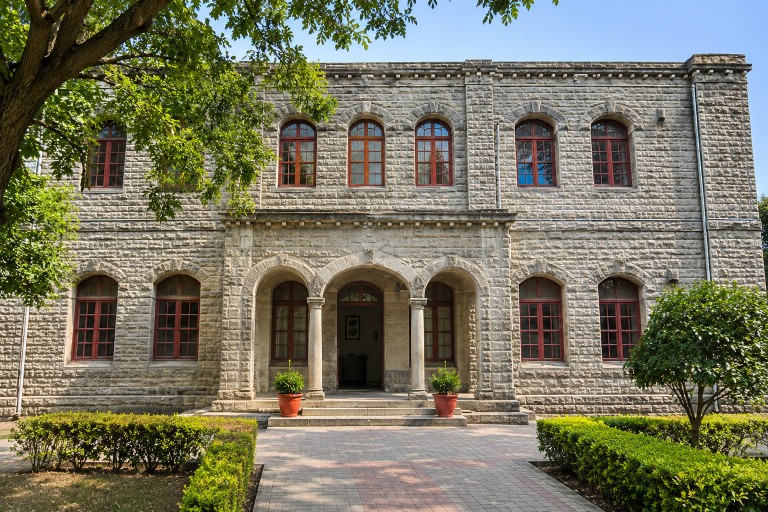
#> input picture data/test1.png, 1536 x 1024 px, found by its file name (shown at 1/2 size)
$ python ORB+Homography.py
#> lines starting #> are read from the running program, lines starting #| are printed output that depends on the picture

import cv2 as cv
import numpy as np
import matplotlib.pyplot as plt

# ==========================================
# CONFIGURATION
# ==========================================

MIN_MATCH_COUNT = 10
TEST_SIZE = 0.20
RANDOM_SEED = 42
RANSAC_THRESHOLD = 3.0
TEST_THRESHOLD = 3.0

ORB_FEATURES = 20000
LOWE_RATIO = 0.75

# Update filenames here if yours are different.
IMAGE_PAIRS = [
    ("Moderate Viewpoint", "test1.png", "test2.png"),
]


def calculate_error(H, src, dst):
    projected = cv.perspectiveTransform(
        src.reshape(-1, 1, 2), H
    ).reshape(-1, 2)

    return np.linalg.norm(projected - dst, axis=1)


def run_orb_experiment(pair_name, path1, path2):

#> called with pair_name = 'Moderate Viewpoint', path1 = 'test1.png', path2 = 'test2.png'
    print("\n" + "=" * 55)
    print(pair_name)
    print("=" * 55)

    img0 = cv.imread(path1, cv.IMREAD_GRAYSCALE)
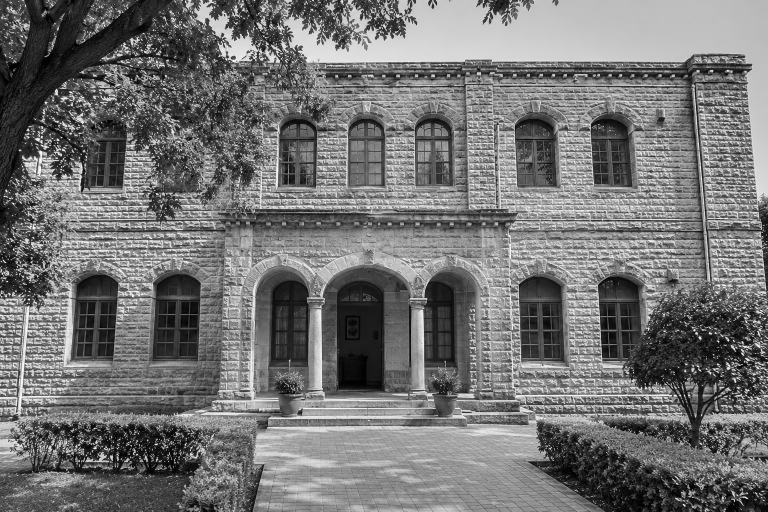
#> img0: shape (1024, 1536) (shown at 1/2 size); min 0, max 255, mean 115.3
    img1 = cv.imread(path2, cv.IMREAD_GRAYSCALE)
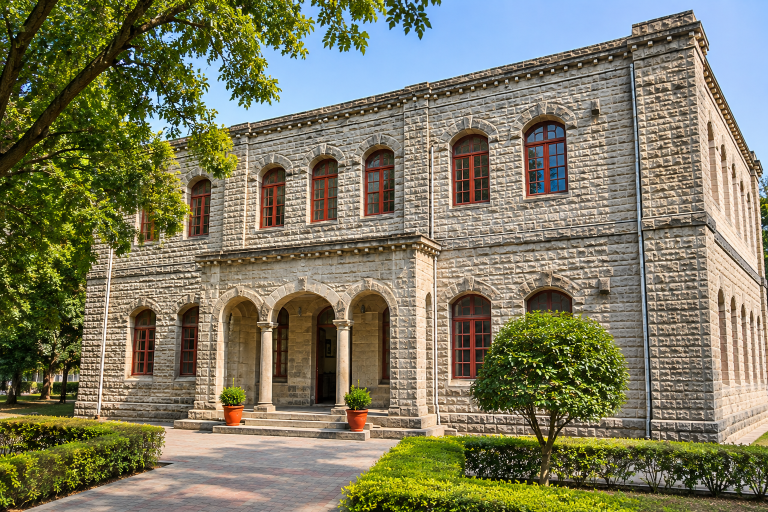
#> input picture data/test2.png, 1536 x 1024 px, found by its file name (shown at 1/2 size)
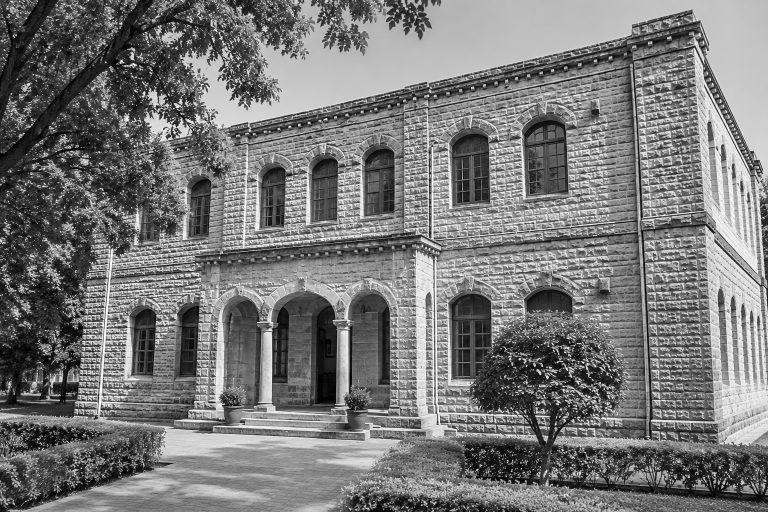
#> img1: shape (1024, 1536) (shown at 1/2 size); min 0, max 255, mean 119.9

    if img0 is None or img1 is None:
        print("ERROR: Could not load images.")
        print("Check filenames and image paths.")
        return

    # ==========================================
    # 1. ORB FEATURE DETECTION
    # ==========================================

    orb = cv.ORB_create(nfeatures=ORB_FEATURES)

    kp1, des1 = orb.detectAndCompute(img0, None)
#> kp1 = 20000 keypoints; strongest (x, y, size): (55, 260, 31), (154, 894, 31), (1429, 739, 31), (270, 906, 31)
    kp2, des2 = orb.detectAndCompute(img1, None)
#> kp2 = 20000 keypoints; strongest (x, y, size): (291, 167, 31), (1284, 436, 31), (383, 255, 31), (1178, 750, 31)

    print(f"Keypoints in image 1: {len(kp1)}")
#| Keypoints in image 1: 20000
    print(f"Keypoints in image 2: {len(kp2)}")
#| Keypoints in image 2: 20000

    if des1 is None or des2 is None:
        print("ERROR: Descriptors not found.")
        return

    # ==========================================
    # 2. BRUTE FORCE MATCHING (HAMMING)
    # ==========================================

    matcher = cv.BFMatcher(cv.NORM_HAMMING)

    knn_matches = matcher.knnMatch(des1, des2, k=2)
#> knn_matches = 20000 matches

    good_matches = []

    for match in knn_matches:
        if len(match) == 2:
            m, n = match

            if m.distance < LOWE_RATIO * n.distance:
                good_matches.append(m)
#> after the loop, good_matches = 177 matches

    print(f"\nGood matches: {len(good_matches)}")
#| Good matches: 177

    if len(good_matches) < MIN_MATCH_COUNT:
        print("Not enough matches for homography.")
        return

    # ==========================================
    # 3. EXTRACT CORRESPONDENCES
    # ==========================================

    src_pts = np.float32([
        kp1[m.queryIdx].pt for m in good_matches
    ])
#> src_pts = 177 pairs, first value 38 to 1491.6, second value 39.6 to 953.9

    dst_pts = np.float32([
        kp2[m.trainIdx].pt for m in good_matches
    ])
#> dst_pts = 177 pairs, first value 122.4 to 1484.4, second value 57.6 to 948

    # ==========================================
    # 4. TRAIN / TEST SPLIT
    # ==========================================

    rng = np.random.default_rng(RANDOM_SEED)

    indices = rng.permutation(len(good_matches))
#> indices = 177 values, max 176 at index 134, min 0 at index 57, mean 88

    split_index = int(len(indices) * (1 - TEST_SIZE))
#> split_index = 141

    train_idx = indices[:split_index]
#> train_idx = 141 values, max 176 at index 134, min 0 at index 57, mean 90.69
    test_idx = indices[split_index:]
#> test_idx = 36 values, max 167 at index 21, min 6 at index 18, mean 77.47

    train_src = src_pts[train_idx]
#> train_src = 141 pairs, first value 38 to 1491.6, second value 39.6 to 953.9
    train_dst = dst_pts[train_idx]
#> train_dst = 141 pairs, first value 122.4 to 1484.4, second value 57.6 to 948

    test_src = src_pts[test_idx]
#> test_src = 36 pairs, first value 66 to 1447.2, second value 55.2 to 933.6
    test_dst = dst_pts[test_idx]
#> test_dst = 36 pairs, first value 252 to 1343.5, second value 99 to 908.6

    print("\n--- Dataset Split ---")
    print(f"Training matches: {len(train_idx)}")
#| Training matches: 141
    print(f"Testing matches: {len(test_idx)}")
#| Testing matches: 36

    if len(train_idx) < 4 or len(test_idx) == 0:
        print("Not enough training/testing points.")
        return

    # ==========================================
    # 5. TRAINING HOMOGRAPHY
    # ==========================================

    H_train, train_mask = cv.findHomography(
        train_src,
        train_dst,
        cv.RANSAC,
        RANSAC_THRESHOLD
    )
#> H_train = [[0.47, 0.047, 186.9], [-0.192, 0.8, 217.9], [-0.000244, 5.47e-05, 1]]; train_mask = 141 values, max 1 at index 0, min 0 at index 1, mean 0.34

    if H_train is None or train_mask is None:
        print("Training homography failed.")
        return

    train_inliers = train_mask.ravel().astype(bool)

    train_count = np.count_nonzero(train_inliers)
#> train_count = 48
    train_ratio = train_count / len(train_idx)
#> train_ratio = 0.34

    train_errors = calculate_error(
        H_train,
        train_src[train_inliers],
        train_dst[train_inliers]
    )
#> in calculate_error, `projected = cv.perspectiveTransform( src.reshape(-1, 1, 2), H ).reshap..`: projected = 48 pairs, first value 751.6 to 1380.2, second value 131.1 to 600.9
#> train_errors = 48 values, max 2.92 at index 43, min 0.253 at index 13, mean 1.58

    print("\n--- Training Results ---")
    print(f"RANSAC inliers: {train_count}")
#| RANSAC inliers: 48
    print(f"Inlier ratio: {train_ratio:.3f}")
#| Inlier ratio: 0.340

    print(
        f"Mean reprojection error: "
        f"{np.mean(train_errors):.3f} pixels"
    )
#| Mean reprojection error: 1.580 pixels

    print(
        f"Median reprojection error: "
        f"{np.median(train_errors):.3f} pixels"
    )
#| Median reprojection error: 1.656 pixels

    # ==========================================
    # 6. INDEPENDENT TESTING
    # ==========================================

    test_errors = calculate_error(
        H_train,
        test_src,
        test_dst
    )
#> test_errors = 36 values, max 1203.2 at index 24, min 0.587 at index 3, mean 198.4

    test_inliers = test_errors <= TEST_THRESHOLD

    test_inlier_count = np.count_nonzero(test_inliers)
#> test_inlier_count = 4
    test_outlier_count = len(test_errors) - test_inlier_count
#> test_outlier_count = 32

    test_ratio = test_inlier_count / len(test_errors)
#> test_ratio = 0.111

    print("\n--- Independent Testing Results ---")
    print(f"Total testing matches: {len(test_errors)}")
#| Total testing matches: 36
    print(f"Test inliers: {test_inlier_count}")
#| Test inliers: 4
    print(f"Test outliers: {test_outlier_count}")
#| Test outliers: 32
    print(f"Test inlier ratio: {test_ratio:.3f}")
#| Test inlier ratio: 0.111

    print("\n--- Validated Test Reprojection Error ---")

    if test_inlier_count > 0:

        valid_errors = test_errors[test_inliers]
#> valid_errors = [2.99, 0.587, 0.615, 1.68]

        print(f"Mean error: {np.mean(valid_errors):.3f} pixels")
#| Mean error: 1.469 pixels
        print(f"Median error: {np.median(valid_errors):.3f} pixels")
#| Median error: 1.147 pixels
        print(f"Maximum error: {np.max(valid_errors):.3f} pixels")
#| Maximum error: 2.994 pixels

    else:
        print("No geometrically consistent test matches found.")

    print("\n--- All Test Correspondences ---")
    print(f"Mean error: {np.mean(test_errors):.3f} pixels")
#| Mean error: 198.419 pixels
    print(f"Median error: {np.median(test_errors):.3f} pixels")
#| Median error: 53.960 pixels
    print(f"Maximum error: {np.max(test_errors):.3f} pixels")
#| Maximum error: 1203.191 pixels

    # ==========================================
    # 7. FINAL HOMOGRAPHY FOR VISUALIZATION
    # ==========================================

    H_final, final_mask = cv.findHomography(
        src_pts,
        dst_pts,
        cv.RANSAC,
        RANSAC_THRESHOLD
    )
#> H_final = [[0.503, 0.023, 166.8], [-0.192, 0.804, 219.7], [-0.000229, 3.48e-05, 1]]; final_mask = 177 values, max 1 at index 8, min 0 at index 0, mean 0.294

    if H_final is None or final_mask is None:
        print("Final homography failed.")
        return

    final_inliers = np.count_nonzero(final_mask)
#> final_inliers = 52
    final_ratio = final_inliers / len(good_matches)
#> final_ratio = 0.294

    print("\n--- Final Homography Results ---")
    print(f"Total good matches: {len(good_matches)}")
#| Total good matches: 177
    print(f"Final RANSAC inliers: {final_inliers}")
#| Final RANSAC inliers: 52
    print(f"Final inlier ratio: {final_ratio:.3f}")
#| Final inlier ratio: 0.294

    # ==========================================
    # 8. FEATURE MATCH VISUALIZATION
    # ==========================================

    match_image = cv.drawMatches(
        img0,
        kp1,
        img1,
        kp2,
        good_matches,
        None,
        matchesMask=final_mask.ravel().tolist(),
        flags=cv.DrawMatchesFlags_NOT_DRAW_SINGLE_POINTS
    )
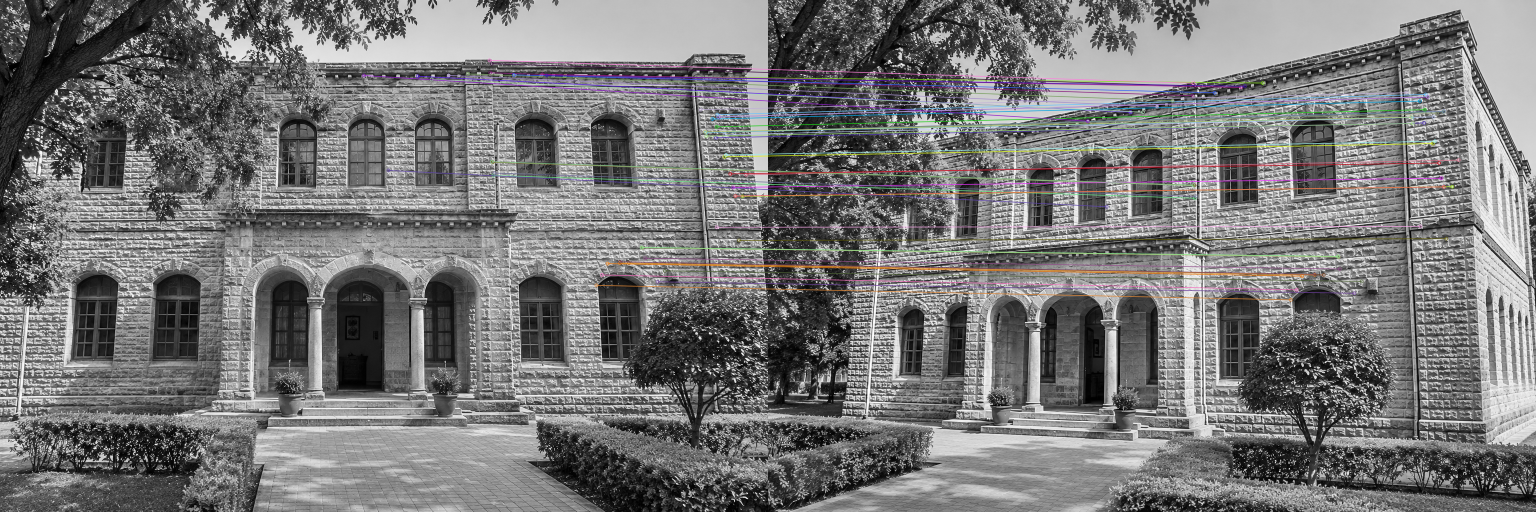
#> match_image: shape (1024, 3072, 3) (shown at 1/2 size); mean of channels 0, 1, 2 118.2, 117.9, 118.4; drawn as B, G, R

    # ==========================================
    # 9. IMAGE WARPING
    # ==========================================

    height, width = img1.shape
#> height = 1024; width = 1536

    warped = cv.warpPerspective(
        img0,
        H_final,
        (width, height)
    )
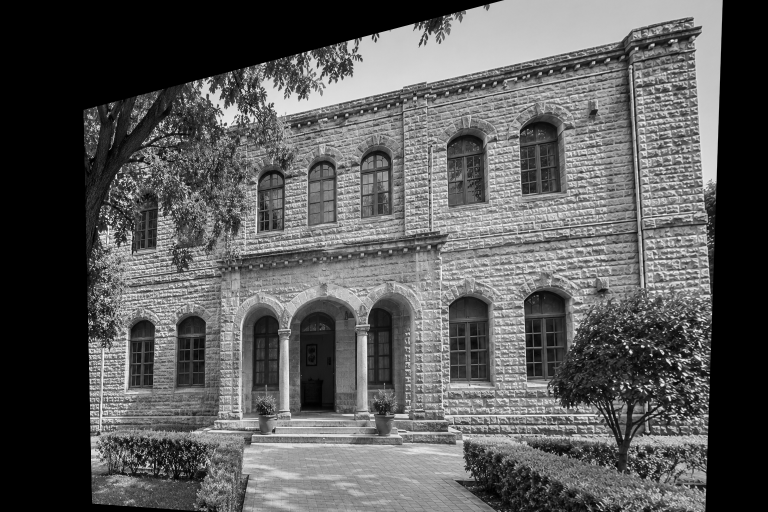
#> warped: shape (1024, 1536) (shown at 1/2 size); min 0, max 254, mean 89.5

    overlay = cv.addWeighted(
        warped, 0.5,
        img1, 0.5,
        0
    )
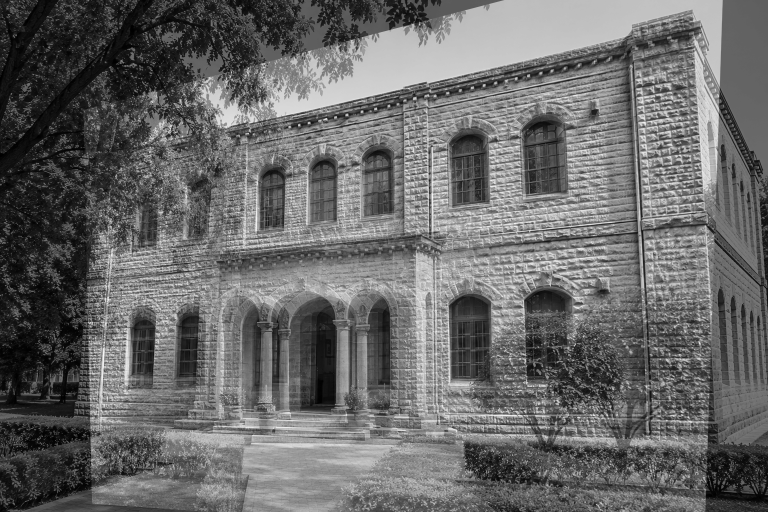
#> overlay: shape (1024, 1536) (shown at 1/2 size); min 0, max 252, mean 104.7

    # ==========================================
    # 10. DISPLAY RESULTS
    # ==========================================

    plt.figure(figsize=(16, 8))
    plt.imshow(match_image, cmap="gray")
    plt.title(f"ORB Feature Matching - {pair_name}")
    plt.axis("off")
    plt.tight_layout()
    plt.show()

    plt.figure(figsize=(16, 6))

    plt.subplot(1, 3, 1)
    plt.imshow(img0, cmap="gray")
    plt.title("Original Image")
    plt.axis("off")

    plt.subplot(1, 3, 2)
    plt.imshow(warped, cmap="gray")
    plt.title("Warped Image")
    plt.axis("off")

    plt.subplot(1, 3, 3)
    plt.imshow(overlay, cmap="gray")
    plt.title("Alignment Overlay")
    plt.axis("off")

    plt.tight_layout()
    plt.show()

    print("\nHomography calculated successfully.")


# ==========================================
# RUN ALL THREE EXPERIMENTS
# ==========================================

for name, image1, image2 in IMAGE_PAIRS:
    run_orb_experiment(name, image1, image2)
